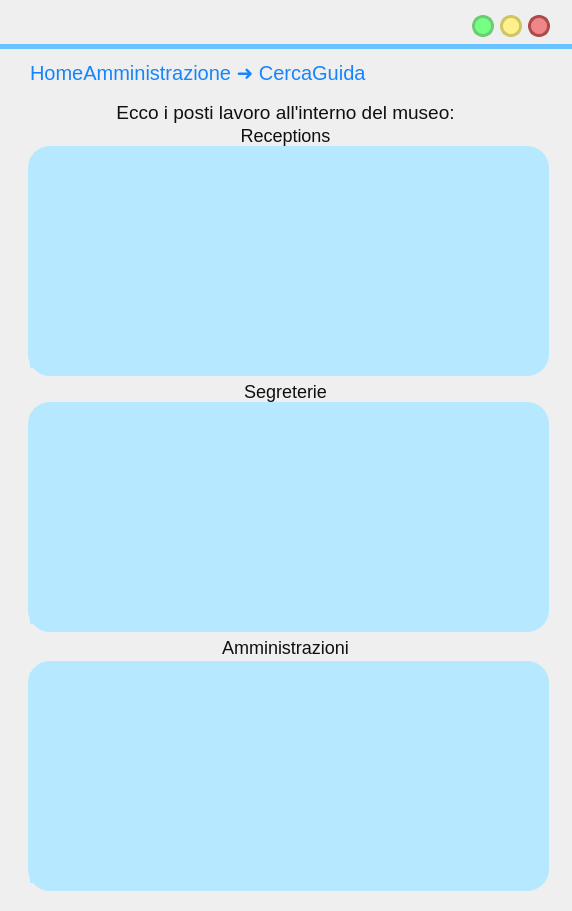
<?xml version="1.0" encoding="UTF-8"?>
<ui version="4.0">
 <class>MainWindow</class>
 <widget class="QMainWindow" name="MainWindow">
  <property name="geometry">
   <rect>
    <x>0</x>
    <y>0</y>
    <width>572</width>
    <height>911</height>
   </rect>
  </property>
  <property name="windowTitle">
   <string>MainWindow</string>
  </property>
  <property name="styleSheet">
   <string notr="true"/>
  </property>
  <widget class="QWidget" name="centralwidget">
   <widget class="QLabel" name="label">
    <property name="geometry">
     <rect>
      <x>0</x>
      <y>44</y>
      <width>641</width>
      <height>5</height>
     </rect>
    </property>
    <property name="styleSheet">
     <string notr="true">background-color:rgb(104, 194, 253);</string>
    </property>
    <property name="text">
     <string/>
    </property>
   </widget>
   <widget class="QPushButton" name="reduceButton">
    <property name="geometry">
     <rect>
      <x>472</x>
      <y>15</y>
      <width>22</width>
      <height>22</height>
     </rect>
    </property>
    <property name="sizePolicy">
     <sizepolicy hsizetype="Fixed" vsizetype="Fixed">
      <horstretch>0</horstretch>
      <verstretch>0</verstretch>
     </sizepolicy>
    </property>
    <property name="minimumSize">
     <size>
      <width>22</width>
      <height>22</height>
     </size>
    </property>
    <property name="maximumSize">
     <size>
      <width>24</width>
      <height>24</height>
     </size>
    </property>
    <property name="cursor">
     <cursorShape>PointingHandCursor</cursorShape>
    </property>
    <property name="styleSheet">
     <string notr="true">QPushButton{
 background-color:#76ff85;
 border-style: solid;
 border-radius:11px;
font: 18pt &quot;Candara&quot;;
border-color:#6bcc73;
border-width:3;
}

QPushButton::pressed{
	background-color : white;
	border-color:#6bcc73;
	border-width:3;
}
</string>
    </property>
    <property name="text">
     <string/>
    </property>
   </widget>
   <widget class="QPushButton" name="exitButton">
    <property name="geometry">
     <rect>
      <x>528</x>
      <y>15</y>
      <width>22</width>
      <height>22</height>
     </rect>
    </property>
    <property name="sizePolicy">
     <sizepolicy hsizetype="Fixed" vsizetype="Fixed">
      <horstretch>0</horstretch>
      <verstretch>0</verstretch>
     </sizepolicy>
    </property>
    <property name="minimumSize">
     <size>
      <width>22</width>
      <height>22</height>
     </size>
    </property>
    <property name="maximumSize">
     <size>
      <width>24</width>
      <height>24</height>
     </size>
    </property>
    <property name="cursor">
     <cursorShape>PointingHandCursor</cursorShape>
    </property>
    <property name="styleSheet">
     <string notr="true">QPushButton{
 background-color:#ee8888;
 border-style: solid;
 border-radius:11px;
font: 18pt &quot;Candara&quot;;
border-color:#ae4a4a;
border-width:3;
}

QPushButton::pressed{
	background-color : white;
	border-color:#ae4a4a;
	border-width:3;
}
</string>
    </property>
    <property name="text">
     <string/>
    </property>
   </widget>
   <widget class="QPushButton" name="maximizeButton">
    <property name="geometry">
     <rect>
      <x>500</x>
      <y>15</y>
      <width>22</width>
      <height>22</height>
     </rect>
    </property>
    <property name="sizePolicy">
     <sizepolicy hsizetype="Fixed" vsizetype="Fixed">
      <horstretch>0</horstretch>
      <verstretch>0</verstretch>
     </sizepolicy>
    </property>
    <property name="minimumSize">
     <size>
      <width>20</width>
      <height>20</height>
     </size>
    </property>
    <property name="maximumSize">
     <size>
      <width>24</width>
      <height>24</height>
     </size>
    </property>
    <property name="cursor">
     <cursorShape>PointingHandCursor</cursorShape>
    </property>
    <property name="styleSheet">
     <string notr="true">QPushButton{
 background-color:#fff08c	;
 border-style: solid;
 border-radius:11px;
font: 18pt &quot;Candara&quot;;
border-color:#ccc664;
border-width:3;
}

QPushButton::pressed{
	background-color : white;
	border-color:#ccc664;
	border-width:3;
}
</string>
    </property>
    <property name="text">
     <string/>
    </property>
   </widget>
   <widget class="QLabel" name="previousButton">
    <property name="geometry">
     <rect>
      <x>510</x>
      <y>60</y>
      <width>36</width>
      <height>36</height>
     </rect>
    </property>
    <property name="font">
     <font>
      <family>Lato Light</family>
      <pointsize>18</pointsize>
      <weight>50</weight>
      <italic>false</italic>
      <bold>false</bold>
     </font>
    </property>
    <property name="cursor">
     <cursorShape>PointingHandCursor</cursorShape>
    </property>
    <property name="autoFillBackground">
     <bool>false</bool>
    </property>
    <property name="styleSheet">
     <string notr="true">background-color: rgba(255, 255, 255,0);</string>
    </property>
    <property name="text">
     <string/>
    </property>
    <property name="pixmap">
     <pixmap resource="res/res.qrc">:/icons/arrow_back_FILL1_wght700_GRAD200_opsz48_risultato.png</pixmap>
    </property>
    <property name="scaledContents">
     <bool>true</bool>
    </property>
   </widget>
   <widget class="QLabel" name="titoloLabel">
    <property name="geometry">
     <rect>
      <x>30</x>
      <y>57</y>
      <width>461</width>
      <height>31</height>
     </rect>
    </property>
    <property name="styleSheet">
     <string notr="true">font-size: 20px;
text-align: left;
background-color: rgba(255, 255, 255,0);
color: #1684FC;
font: 14pt &quot;Lato&quot;;</string>
    </property>
    <property name="text">
     <string>HomeAmministrazione ➜ CercaGuida</string>
    </property>
   </widget>
   <widget class="QLabel" name="immagineLabel">
    <property name="geometry">
     <rect>
      <x>28</x>
      <y>146</y>
      <width>521</width>
      <height>230</height>
     </rect>
    </property>
    <property name="sizePolicy">
     <sizepolicy hsizetype="Fixed" vsizetype="Fixed">
      <horstretch>0</horstretch>
      <verstretch>0</verstretch>
     </sizepolicy>
    </property>
    <property name="styleSheet">
     <string notr="true">left: 737px;
top: 416px;
width: 436px;
height: 377px;
line-height: 20px;
border-radius: 22px;
background-color: rgba(182, 233, 255);
text-align: center;</string>
    </property>
    <property name="text">
     <string/>
    </property>
    <property name="scaledContents">
     <bool>true</bool>
    </property>
    <property name="alignment">
     <set>Qt::AlignCenter</set>
    </property>
    <property name="margin">
     <number>10</number>
    </property>
    <property name="indent">
     <number>10</number>
    </property>
   </widget>
   <widget class="QScrollArea" name="scrollArea">
    <property name="geometry">
     <rect>
      <x>30</x>
      <y>157</y>
      <width>511</width>
      <height>211</height>
     </rect>
    </property>
    <property name="styleSheet">
     <string notr="true">QWidget{
background:rgb(255, 255, 255);
border-radius:0px;
border-color:#b6e9ff;
border-style: solid;
border-width:7;
}


QScrollArea{
border-width:0px;
border-radius: 22px;
background-color: rgba(255, 255, 255, 255);
}

QScrollBar{
border-width:0px;
	border-radius:4px;
background-color: rgba(255, 255, 255, 255);

}


/* VERTICAL SCROLLBAR */
 QScrollBar:vertical {
	border: none;
    width: 14px;
    margin: 0px 0 0px 0;
	border-radius: 7px;
margin: 0px 0px 0px 0px;

 }

/*  HANDLE BAR VERTICAL */
QScrollBar::handle:vertical {	
	background-color:#68C2FD;
	min-height: 30px;	
	border-radius: 7px;

}
QScrollBar::handle:vertical:hover{	
	background-color:#A6E4FF;
}
QScrollBar::handle:vertical:pressed {	
	background-color: #5AA7D9;
}

/* BTN TOP - SCROLLBAR */
QScrollBar::sub-line:vertical {
	background-color: rgb(255, 255, 255);
	border-radius: 7px;
}
QScrollBar::sub-line:vertical:hover {	
	background-color:#68C2FD;
}
QScrollBar::sub-line:vertical:pressed {	
	background-color: #5AA7D9;
}

/* BTN BOTTOM - SCROLLBAR  */
QScrollBar::add-line:vertical {

	background-color: rgb(255, 255, 255);
	border-radius: 7px;

}
QScrollBar::add-line:vertical:hover {	
	background-color:rgb(255, 255, 255)
}
QScrollBar::add-line:vertical:pressed {	
	background-color:rgb(255, 255, 255)
}

/* RESET ARROW  */
QScrollBar::up-arrow:vertical, QScrollBar::down-arrow:vertical {
	background: none;
}
QScrollBar::add-page:vertical, QScrollBar::sub-page:vertical {
	background: none;
} 


/* HORIZONTAL SCROLLBAR - HOMEWORK */
QScrollBar:horizontal {
   
}
QScrollBar::handle:horizontal {
    
}
QScrollBar::add-line:horizontal {
    
}
QScrollBar::sub-line:horizontal {
    
}
QScrollBar::up-arrow:horizontal, QScrollBar::down-arrow:horizontal
{

}
QScrollBar::add-page:horizontal, QScrollBar::sub-page:horizontal
{

}



</string>
    </property>
    <property name="horizontalScrollBarPolicy">
     <enum>Qt::ScrollBarAlwaysOff</enum>
    </property>
    <property name="widgetResizable">
     <bool>true</bool>
    </property>
    <widget class="QWidget" name="receptionsListView">
     <property name="geometry">
      <rect>
       <x>0</x>
       <y>0</y>
       <width>511</width>
       <height>211</height>
      </rect>
     </property>
     <property name="styleSheet">
      <string notr="true">border-width:0px;
border-radius: 0px;
background-color: #b6e9ff;</string>
     </property>
     <layout class="QVBoxLayout" name="verticalLayout">
      <property name="spacing">
       <number>12</number>
      </property>
      <property name="leftMargin">
       <number>18</number>
      </property>
     </layout>
    </widget>
   </widget>
   <widget class="QLabel" name="titoloLabel">
    <property name="geometry">
     <rect>
      <x>10</x>
      <y>97</y>
      <width>551</width>
      <height>31</height>
     </rect>
    </property>
    <property name="font">
     <font>
      <pointsize>-1</pointsize>
     </font>
    </property>
    <property name="styleSheet">
     <string notr="true">left: 849px;
background-color: rgba(255, 255, 255,0);
top: 359px;
width: 212px;
height: 24px;
color: rgba(16, 16, 16);
font-size: 18px;
text-align: center;
</string>
    </property>
    <property name="text">
     <string>&lt;html&gt;&lt;head/&gt;&lt;body&gt;&lt;p&gt;&lt;span style=&quot; font-size:14pt;&quot;&gt;Ecco i posti lavoro all'interno del museo:&lt;/span&gt;&lt;/p&gt;&lt;/body&gt;&lt;/html&gt;</string>
    </property>
    <property name="alignment">
     <set>Qt::AlignCenter</set>
    </property>
   </widget>
   <widget class="QLabel" name="label_2">
    <property name="geometry">
     <rect>
      <x>20</x>
      <y>120</y>
      <width>531</width>
      <height>31</height>
     </rect>
    </property>
    <property name="styleSheet">
     <string notr="true">left: 444px;
top: 165px;
width: 100px;
height: 24px;
background-color: rgba(255, 255, 255,0);
color: rgba(16, 16, 16);
font-size: 18px;
text-align: center;
</string>
    </property>
    <property name="text">
     <string>Receptions</string>
    </property>
    <property name="alignment">
     <set>Qt::AlignCenter</set>
    </property>
   </widget>
   <widget class="QScrollArea" name="scrollArea_2">
    <property name="geometry">
     <rect>
      <x>30</x>
      <y>413</y>
      <width>511</width>
      <height>211</height>
     </rect>
    </property>
    <property name="styleSheet">
     <string notr="true">QWidget{
background:rgb(255, 255, 255);
border-radius:0px;
border-color:#b6e9ff;
border-style: solid;
border-width:7;
}


QScrollArea{
border-width:0px;
border-radius: 22px;
background-color: rgba(255, 255, 255, 255);
}

QScrollBar{
border-width:0px;
	border-radius:4px;
background-color: rgba(255, 255, 255, 255);

}


/* VERTICAL SCROLLBAR */
 QScrollBar:vertical {
	border: none;
    width: 14px;
    margin: 0px 0 0px 0;
	border-radius: 7px;
margin: 0px 0px 0px 0px;

 }

/*  HANDLE BAR VERTICAL */
QScrollBar::handle:vertical {	
	background-color:#68C2FD;
	min-height: 30px;	
	border-radius: 7px;

}
QScrollBar::handle:vertical:hover{	
	background-color:#A6E4FF;
}
QScrollBar::handle:vertical:pressed {	
	background-color: #5AA7D9;
}

/* BTN TOP - SCROLLBAR */
QScrollBar::sub-line:vertical {
	background-color: rgb(255, 255, 255);
	border-radius: 7px;
}
QScrollBar::sub-line:vertical:hover {	
	background-color:#68C2FD;
}
QScrollBar::sub-line:vertical:pressed {	
	background-color: #5AA7D9;
}

/* BTN BOTTOM - SCROLLBAR  */
QScrollBar::add-line:vertical {

	background-color: rgb(255, 255, 255);
	border-radius: 7px;

}
QScrollBar::add-line:vertical:hover {	
	background-color:rgb(255, 255, 255)
}
QScrollBar::add-line:vertical:pressed {	
	background-color:rgb(255, 255, 255)
}

/* RESET ARROW  */
QScrollBar::up-arrow:vertical, QScrollBar::down-arrow:vertical {
	background: none;
}
QScrollBar::add-page:vertical, QScrollBar::sub-page:vertical {
	background: none;
} 


/* HORIZONTAL SCROLLBAR - HOMEWORK */
QScrollBar:horizontal {
   
}
QScrollBar::handle:horizontal {
    
}
QScrollBar::add-line:horizontal {
    
}
QScrollBar::sub-line:horizontal {
    
}
QScrollBar::up-arrow:horizontal, QScrollBar::down-arrow:horizontal
{

}
QScrollBar::add-page:horizontal, QScrollBar::sub-page:horizontal
{

}



</string>
    </property>
    <property name="horizontalScrollBarPolicy">
     <enum>Qt::ScrollBarAlwaysOff</enum>
    </property>
    <property name="widgetResizable">
     <bool>true</bool>
    </property>
    <widget class="QWidget" name="segreterieListView">
     <property name="geometry">
      <rect>
       <x>0</x>
       <y>0</y>
       <width>511</width>
       <height>211</height>
      </rect>
     </property>
     <property name="styleSheet">
      <string notr="true">border-width:0px;
border-radius: 0px;
background-color: #b6e9ff;</string>
     </property>
     <layout class="QVBoxLayout" name="verticalLayout_2">
      <property name="spacing">
       <number>12</number>
      </property>
      <property name="leftMargin">
       <number>18</number>
      </property>
     </layout>
    </widget>
   </widget>
   <widget class="QLabel" name="label_3">
    <property name="geometry">
     <rect>
      <x>20</x>
      <y>376</y>
      <width>531</width>
      <height>31</height>
     </rect>
    </property>
    <property name="styleSheet">
     <string notr="true">left: 444px;
top: 165px;
width: 100px;
height: 24px;
background-color: rgba(255, 255, 255,0);
color: rgba(16, 16, 16);
font-size: 18px;
text-align: center;
</string>
    </property>
    <property name="text">
     <string>Segreterie</string>
    </property>
    <property name="alignment">
     <set>Qt::AlignCenter</set>
    </property>
   </widget>
   <widget class="QLabel" name="immagineLabel_2">
    <property name="geometry">
     <rect>
      <x>28</x>
      <y>402</y>
      <width>521</width>
      <height>230</height>
     </rect>
    </property>
    <property name="sizePolicy">
     <sizepolicy hsizetype="Fixed" vsizetype="Fixed">
      <horstretch>0</horstretch>
      <verstretch>0</verstretch>
     </sizepolicy>
    </property>
    <property name="styleSheet">
     <string notr="true">left: 737px;
top: 416px;
width: 436px;
height: 377px;
line-height: 20px;
border-radius: 22px;
background-color: rgba(182, 233, 255);
text-align: center;</string>
    </property>
    <property name="text">
     <string/>
    </property>
    <property name="scaledContents">
     <bool>true</bool>
    </property>
    <property name="alignment">
     <set>Qt::AlignCenter</set>
    </property>
    <property name="margin">
     <number>10</number>
    </property>
    <property name="indent">
     <number>10</number>
    </property>
   </widget>
   <widget class="QScrollArea" name="scrollArea_3">
    <property name="geometry">
     <rect>
      <x>30</x>
      <y>672</y>
      <width>511</width>
      <height>211</height>
     </rect>
    </property>
    <property name="styleSheet">
     <string notr="true">QWidget{
background:rgb(255, 255, 255);
border-radius:0px;
border-color:#b6e9ff;
border-style: solid;
border-width:7;
}


QScrollArea{
border-width:0px;
border-radius: 22px;
background-color: rgba(255, 255, 255, 255);
}

QScrollBar{
border-width:0px;
	border-radius:4px;
background-color: rgba(255, 255, 255, 255);

}


/* VERTICAL SCROLLBAR */
 QScrollBar:vertical {
	border: none;
    width: 14px;
    margin: 0px 0 0px 0;
	border-radius: 7px;
margin: 0px 0px 0px 0px;

 }

/*  HANDLE BAR VERTICAL */
QScrollBar::handle:vertical {	
	background-color:#68C2FD;
	min-height: 30px;	
	border-radius: 7px;

}
QScrollBar::handle:vertical:hover{	
	background-color:#A6E4FF;
}
QScrollBar::handle:vertical:pressed {	
	background-color: #5AA7D9;
}

/* BTN TOP - SCROLLBAR */
QScrollBar::sub-line:vertical {
	background-color: rgb(255, 255, 255);
	border-radius: 7px;
}
QScrollBar::sub-line:vertical:hover {	
	background-color:#68C2FD;
}
QScrollBar::sub-line:vertical:pressed {	
	background-color: #5AA7D9;
}

/* BTN BOTTOM - SCROLLBAR  */
QScrollBar::add-line:vertical {

	background-color: rgb(255, 255, 255);
	border-radius: 7px;

}
QScrollBar::add-line:vertical:hover {	
	background-color:rgb(255, 255, 255)
}
QScrollBar::add-line:vertical:pressed {	
	background-color:rgb(255, 255, 255)
}

/* RESET ARROW  */
QScrollBar::up-arrow:vertical, QScrollBar::down-arrow:vertical {
	background: none;
}
QScrollBar::add-page:vertical, QScrollBar::sub-page:vertical {
	background: none;
} 


/* HORIZONTAL SCROLLBAR - HOMEWORK */
QScrollBar:horizontal {
   
}
QScrollBar::handle:horizontal {
    
}
QScrollBar::add-line:horizontal {
    
}
QScrollBar::sub-line:horizontal {
    
}
QScrollBar::up-arrow:horizontal, QScrollBar::down-arrow:horizontal
{

}
QScrollBar::add-page:horizontal, QScrollBar::sub-page:horizontal
{

}



</string>
    </property>
    <property name="horizontalScrollBarPolicy">
     <enum>Qt::ScrollBarAlwaysOff</enum>
    </property>
    <property name="widgetResizable">
     <bool>true</bool>
    </property>
    <widget class="QWidget" name="amministrazioniListView">
     <property name="geometry">
      <rect>
       <x>0</x>
       <y>0</y>
       <width>511</width>
       <height>211</height>
      </rect>
     </property>
     <property name="styleSheet">
      <string notr="true">border-width:0px;
border-radius: 0px;
background-color: #b6e9ff;</string>
     </property>
     <layout class="QVBoxLayout" name="verticalLayout_3">
      <property name="spacing">
       <number>12</number>
      </property>
      <property name="leftMargin">
       <number>18</number>
      </property>
     </layout>
    </widget>
   </widget>
   <widget class="QLabel" name="label_4">
    <property name="geometry">
     <rect>
      <x>20</x>
      <y>632</y>
      <width>531</width>
      <height>31</height>
     </rect>
    </property>
    <property name="styleSheet">
     <string notr="true">left: 444px;
top: 165px;
width: 100px;
height: 24px;
background-color: rgba(255, 255, 255,0);
color: rgba(16, 16, 16);
font-size: 18px;
text-align: center;
</string>
    </property>
    <property name="text">
     <string>Amministrazioni</string>
    </property>
    <property name="alignment">
     <set>Qt::AlignCenter</set>
    </property>
   </widget>
   <widget class="QLabel" name="immagineLabel_3">
    <property name="geometry">
     <rect>
      <x>28</x>
      <y>661</y>
      <width>521</width>
      <height>230</height>
     </rect>
    </property>
    <property name="sizePolicy">
     <sizepolicy hsizetype="Fixed" vsizetype="Fixed">
      <horstretch>0</horstretch>
      <verstretch>0</verstretch>
     </sizepolicy>
    </property>
    <property name="styleSheet">
     <string notr="true">left: 737px;
top: 416px;
width: 436px;
height: 377px;
line-height: 20px;
border-radius: 22px;
background-color: rgba(182, 233, 255);
text-align: center;</string>
    </property>
    <property name="text">
     <string/>
    </property>
    <property name="scaledContents">
     <bool>true</bool>
    </property>
    <property name="alignment">
     <set>Qt::AlignCenter</set>
    </property>
    <property name="margin">
     <number>10</number>
    </property>
    <property name="indent">
     <number>10</number>
    </property>
   </widget>
   <zorder>immagineLabel_3</zorder>
   <zorder>immagineLabel_2</zorder>
   <zorder>immagineLabel</zorder>
   <zorder>label</zorder>
   <zorder>reduceButton</zorder>
   <zorder>exitButton</zorder>
   <zorder>maximizeButton</zorder>
   <zorder>previousButton</zorder>
   <zorder>titoloLabel</zorder>
   <zorder>scrollArea</zorder>
   <zorder>titoloLabel</zorder>
   <zorder>label_2</zorder>
   <zorder>scrollArea_2</zorder>
   <zorder>label_3</zorder>
   <zorder>scrollArea_3</zorder>
   <zorder>label_4</zorder>
  </widget>
 </widget>
 <resources>
  <include location="res.qrc"/>
  <include location="res/res.qrc"/>
 </resources>
 <connections/>
</ui>
